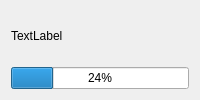
<?xml version="1.0" encoding="UTF-8"?>
<ui version="4.0">
 <class>startupprogress</class>
 <widget class="QDialog" name="startupprogress">
  <property name="windowModality">
   <enum>Qt::ApplicationModal</enum>
  </property>
  <property name="windowTitle">
   <string>Progress</string>
  </property>
  <layout class="QVBoxLayout" name="verticalLayout">
   <item>
    <widget class="QLabel" name="label">
     <property name="text">
      <string>TextLabel</string>
     </property>
    </widget>
   </item>
   <item>
    <widget class="QProgressBar" name="progressBar">
     <property name="value">
      <number>24</number>
     </property>
    </widget>
   </item>
  </layout>
 </widget>
 <resources/>
 <connections/>
</ui>
